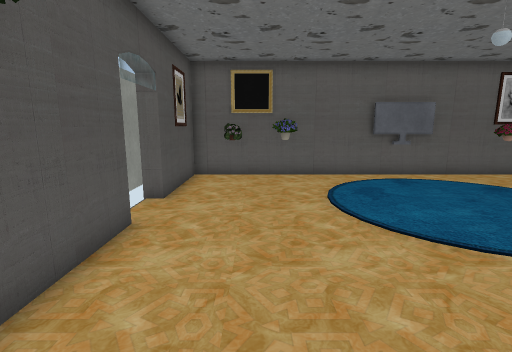
[1] (above)

12 first-person views from a walk through a 3-D level made in the Unity game engine. The camera is 1.2 m above the floor, tilts 10° down and sees 85° across. The floor is counted in squares, 0.5 m on a side. Each view is taken from the middle of a square. On the plan, view 1 faces up. The plan holds only what a view shows up to about 18 squares ahead; the rest is blank. The player is left out. Door leaves are left out, so doorways stand open. Some surface patterns are stand-ins.

[2]
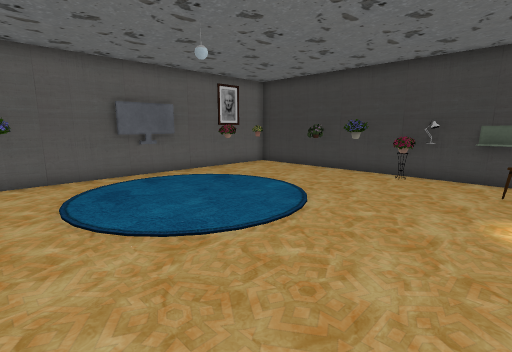

[3]
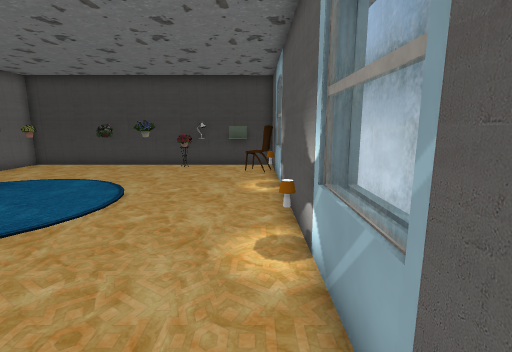

[4]
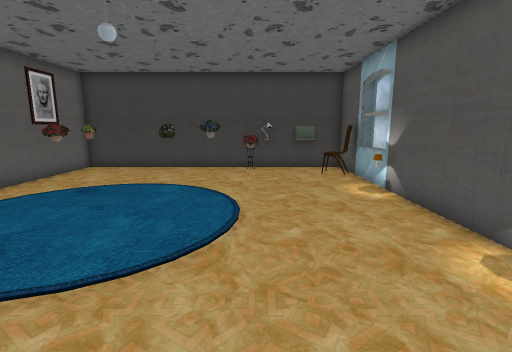

[5]
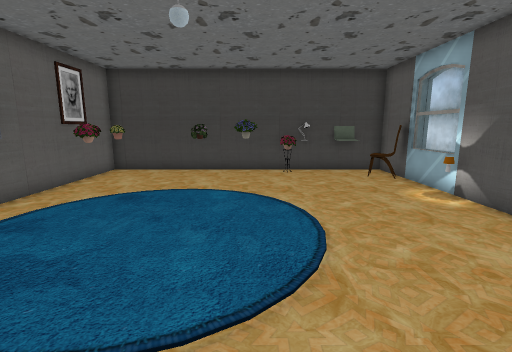

[6]
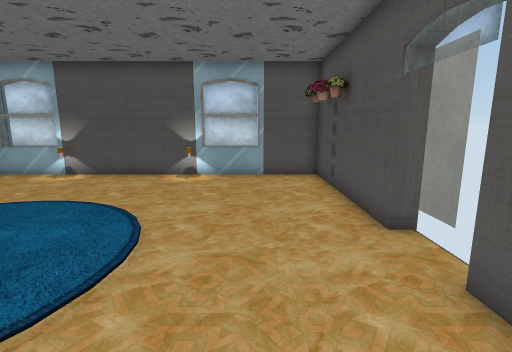

[7]
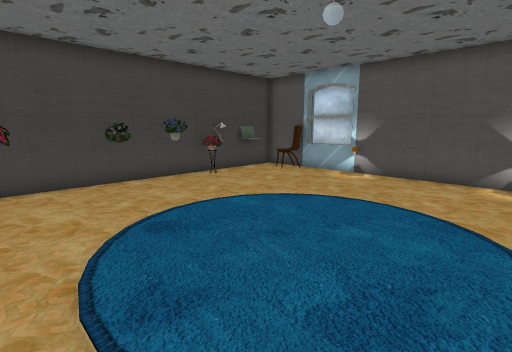

[8]
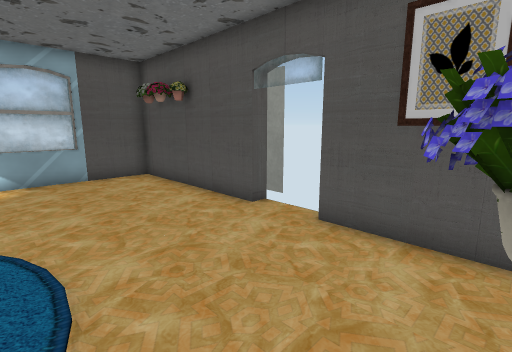

[9]
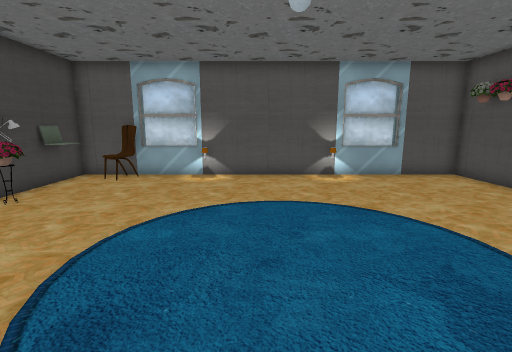

[10]
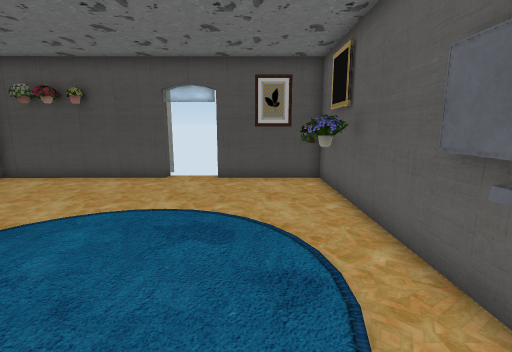

[11]
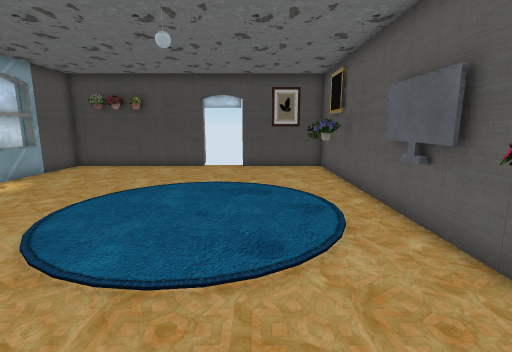

[12]
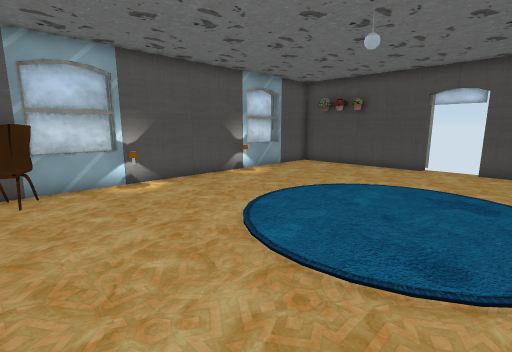

### Floor plan
Points are (right, up) in squares from view 1. A wall is a line through its corners. A room is listed if a view was taken in it or the views show most of it. See-through windows are left out.
Room 1 (views 1, 2, 3, 4, 5, 6, 7, 8, 9, 10, 11, 12)
walls: (-3.1, 6.7) (-3.1, -1.1) (15.7, -1.1) (15.7, 14.1) (0.5, 14.1); (0.8, -1.6) (2.9, -1.6); (-1.4, 14.1) (-3.1, 14.1) (-3.1, 9.2)
ways out: open door at (-3, 8)
objects: other object (-1, 14); other object (0, 14); other object (1, 13); lamp (3, -1); other object (9, -1); other object (11, 13); chair (13, -1) to (13, 0); other object (14, 13); laptop (15, 1) to (15, 2); other object (15, 3); other object (15, 4); other object (15, 7); other object (15, 9)

Where each view was taken, in squares from view 1:
view 1: 0 up, 0 right, facing up
view 2: 0 up, 1 right, facing up-right
view 3: 0 up, 2 left, facing right
view 4: 4 up, 1 left, facing right
view 5: 6 up, 0 right, facing right
view 6: 13 up, 0 right, facing down
view 7: 13 up, 3 right, facing down-right
view 8: 13 up, 3 right, facing down-left
view 9: 13 up, 7 right, facing down
view 10: 11 up, 10 right, facing left
view 11: 10 up, 14 right, facing left
view 12: 11 up, 14 right, facing down-left
